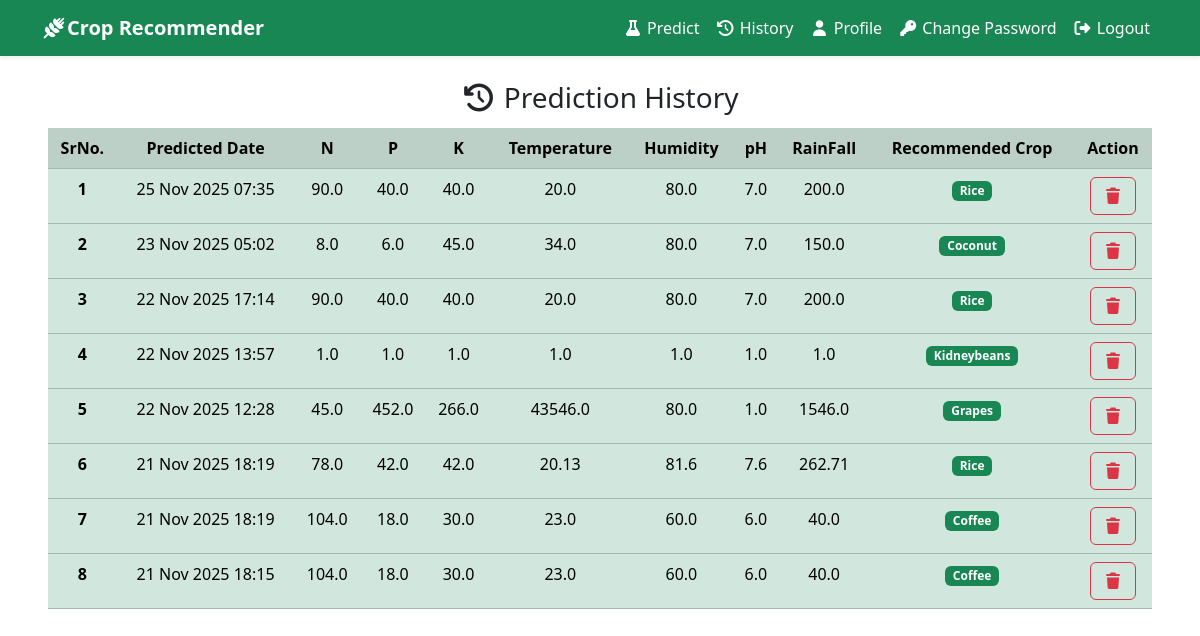
The page /user_history/ (signed in) on the database its author committed.
### recommender/models.py (models this page shows, shortened)
class Prediction(models.Model):
    user = models.ForeignKey(User,on_delete=models.CASCADE,related_name='predictions')
    N = models.FloatField()
    P = models.FloatField()
    K = models.FloatField()
    temperature = models.FloatField()
    humidity = models.FloatField()
    ph = models.FloatField()
    rainfall = models.FloatField()
    predicted_label = models.CharField(max_length=100)
    created_at = models.DateTimeField(auto_now_add = True)
    class Meta:
        ordering = ['-created_at']

### recommender/views.py (the view)
# urls.py: path('user_history/',UserHistoryView,name="user_history"),
@login_required
def UserHistoryView(request):
    predictions = Prediction.objects.filter(user=request.user)
    return render(request,"history.html",locals())

### recommender/templates/history.html
{% extends 'base.html' %}
{% block content %}
<div class="text-center mx-4 ">
    <h3> <i class="fa-solid mb-2 mt-1 fa-clock-rotate-left"></i> Prediction History</h3>
    <div class="table-responsive">
        <table class="table table-success  table-hover">
            <thead>
                <tr class="table-active">
                    <th scope="col">SrNo.</th>
                    <th scope="col">Predicted Date</th>
                    <th scope="col">N</th>
                    <th scope="col">P</th>
                    <th scope="col">K</th>
                    <th scope="col">Temperature</th>
                    <th scope="col">Humidity</th>
                    <th scope="col">pH</th>
                    <th scope="col">RainFall</th>
                    <th scope="col">Recommended Crop</th>
                    <th scope="col">Action</th>
                </tr>
            </thead>
            <tbody>
                {% for p in predictions %}
                <tr>
                    <th>{{forloop.counter}}</th>
                    <td>{{p.created_at|date:"d M Y H:i"}}</td>
                    <td>{{p.N}}</td>
                    <td>{{p.P}}</td>
                    <td>{{p.K}}</td>
                    <td>{{p.temperature}}</td>
                    <td>{{p.humidity}}</td>
                    <td>{{p.ph}}</td>
                    <td>{{p.rainfall}}</td>
                    <td><span class="badge bg-success">{{p.predicted_label|title}}</span></td>
                    <td><a href="{% url 'user_delete_pred' p.id %}" class="btn btn-outline-danger"
                            onclick="return confirm('Delete this entry? This cannot be undone')"><i
                                class="fa-solid fa-trash"></i></a>
                    </td>
                </tr>
                {% endfor %}
            </tbody>
        </table>
    </div>
</div>
{% endblock %}

### rows shown on the page
Prediction: created_at "25 Nov 2025 07:35", N "90.0", P "40.0", K "40.0", temperature "20.0", humidity "80.0", ph "7.0", rainfall "200.0", predicted_label "Rice"
Prediction: created_at "23 Nov 2025 05:02", N "8.0", P "6.0", K "45.0", temperature "34.0", humidity "80.0", ph "7.0", rainfall "150.0", predicted_label "Coconut"
Prediction: created_at "22 Nov 2025 17:14", N "90.0", P "40.0", K "40.0", temperature "20.0", humidity "80.0", ph "7.0", rainfall "200.0", predicted_label "Rice"
Prediction: created_at "22 Nov 2025 13:57", N "1.0", P "1.0", K "1.0", temperature "1.0", humidity "1.0", ph "1.0", rainfall "1.0", predicted_label "Kidneybeans"
Prediction: created_at "22 Nov 2025 12:28", N "45.0", P "452.0", K "266.0", temperature "43546.0", humidity "80.0", ph "1.0", rainfall "1546.0", predicted_label "Grapes"
Prediction: created_at "21 Nov 2025 18:19", N "78.0", P "42.0", K "42.0", temperature "20.13", humidity "81.6", ph "7.6", rainfall "262.71", predicted_label "Rice"
Prediction: created_at "21 Nov 2025 18:19", N "104.0", P "18.0", K "30.0", temperature "23.0", humidity "60.0", ph "6.0", rainfall "40.0", predicted_label "Coffee"
Prediction: created_at "21 Nov 2025 18:15", N "104.0", P "18.0", K "30.0", temperature "23.0", humidity "60.0", ph "6.0", rainfall "40.0", predicted_label "Coffee"
